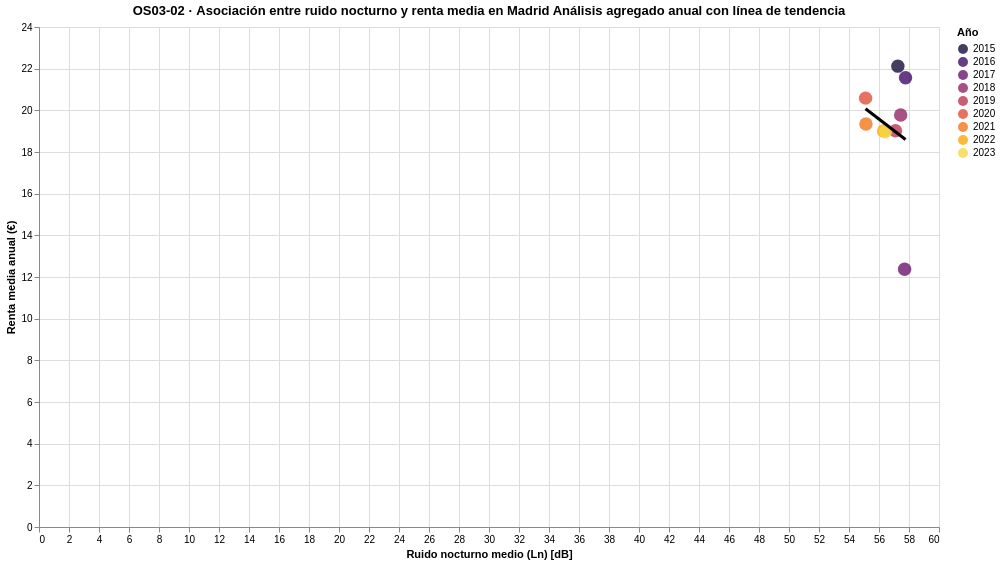

The cell this chart's notebook holds for it:
### Markdown cell above
Unidad de análisis: ciudad‑año (mismo nivel que OS03‑01):
* OS03‑01 → tendencia temporal (macro)
* OS03‑02 → asociación ruido‑prosperidad (clave analítica)
* Misma escala territorial y mismos datos. Coherencia en el análisis.

Variables:
* X → Ruido nocturno medio anual (Ln)
* Y → Renta media anual (€)
* Color → Año (para ver evolución temporal)


No se busca causalidad. Se busca asociación y patrón global

### Code cell
# =========================================================
# OS03‑02 · Asociación entre ruido nocturno y renta media
# =========================================================

os03_02_chart = (
    (
        # Scatter por año
        alt.Chart(df_os03_01)
        .mark_circle(size=180, opacity=0.8)
        .encode(
            x=alt.X(
                "ln_medio:Q",
                title="Ruido nocturno medio (Ln) [dB]"
            ),
            y=alt.Y(
                "renta_media:Q",
                title="Renta media anual (€)"
            ),
            color=alt.Color(
                "year:O",
                title="Año",
                scale=alt.Scale(scheme="inferno")
            ),
            tooltip=[
                alt.Tooltip("year:O", title="Año"),
                alt.Tooltip("ln_medio:Q", title="Ln medio [dB]", format=".2f"),
                alt.Tooltip("renta_media:Q", title="Renta media (€)", format=",.0f")
            ]
        )
        +
        # Línea de tendencia (regresión lineal)
        alt.Chart(df_os03_01)
        .transform_regression(
            "ln_medio",
            "renta_media",
            method="linear"
        )
        .mark_line(
            color="black",
            strokeWidth=3
        )
        .encode(
            x="ln_medio:Q",
            y="renta_media:Q"
        )
    )
    .interactive()
    .properties(
        width=900,
        height=500,
        title=(
            "OS03‑02 · Asociación entre ruido nocturno y renta media en Madrid\n"
            "Análisis agregado anual con línea de tendencia"
        )
    )
)

os03_02_chart

### Figure 1 — Vega-Lite specification as saved in the notebook (floating-point values rounded to 4 significant figures)
{"$schema": "https://vega.github.io/schema/vega-lite/v5.20.1.json", "config": {"view": {"continuousHeight": 300, "continuousWidth": 300}}, "data": {"name": "data-f108069c3a588551274adb393f081007"}, "datasets": {"data-f108069c3a588551274adb393f081007": [{"ln_medio": 57.26, "renta_media": 22.12, "year": 2015}, {"ln_medio": 57.77, "renta_media": 21.56, "year": 2016}, {"ln_medio": 57.71, "renta_media": 12.37, "year": 2017}, {"ln_medio": 57.44, "renta_media": 19.78, "year": 2018}, {"ln_medio": 57.1, "renta_media": 19.02, "year": 2019}, {"ln_medio": 55.1, "renta_media": 20.59, "year": 2020}, {"ln_medio": 55.13, "renta_media": 19.35, "year": 2021}, {"ln_medio": 56.3, "renta_media": 19.01, "year": 2022}, {"ln_medio": 56.43, "renta_media": 18.97, "year": 2023}]}, "height": 500, "layer": [{"encoding": {"color": {"field": "year", "scale": {"scheme": "inferno"}, "title": "Año", "type": "ordinal"}, "tooltip": [{"field": "year", "title": "Año", "type": "ordinal"}, {"field": "ln_medio", "format": ".2f", "title": "Ln medio [dB]", "type": "quantitative"}, {"field": "renta_media", "format": ",.0f", "title": "Renta media (€)", "type": "quantitative"}], "x": {"field": "ln_medio", "title": "Ruido nocturno medio (Ln) [dB]", "type": "quantitative"}, "y": {"field": "renta_media", "title": "Renta media anual (€)", "type": "quantitative"}}, "mark": {"opacity": 0.8, "size": 180, "type": "circle"}, "name": "view_6"}, {"encoding": {"x": {"field": "ln_medio", "type": "quantitative"}, "y": {"field": "renta_media", "type": "quantitative"}}, "mark": {"color": "black", "strokeWidth": 3, "type": "line"}, "transform": [{"method": "linear", "on": "ln_medio", "regression": "renta_media"}]}], "params": [{"bind": "scales", "name": "param_8", "select": {"encodings": ["x", "y"], "type": "interval"}, "views": ["view_6"]}], "title": "OS03‑02 · Asociación entre ruido nocturno y renta media en Madrid\nAnálisis agregado anual con línea de tendencia", "width": 900}
